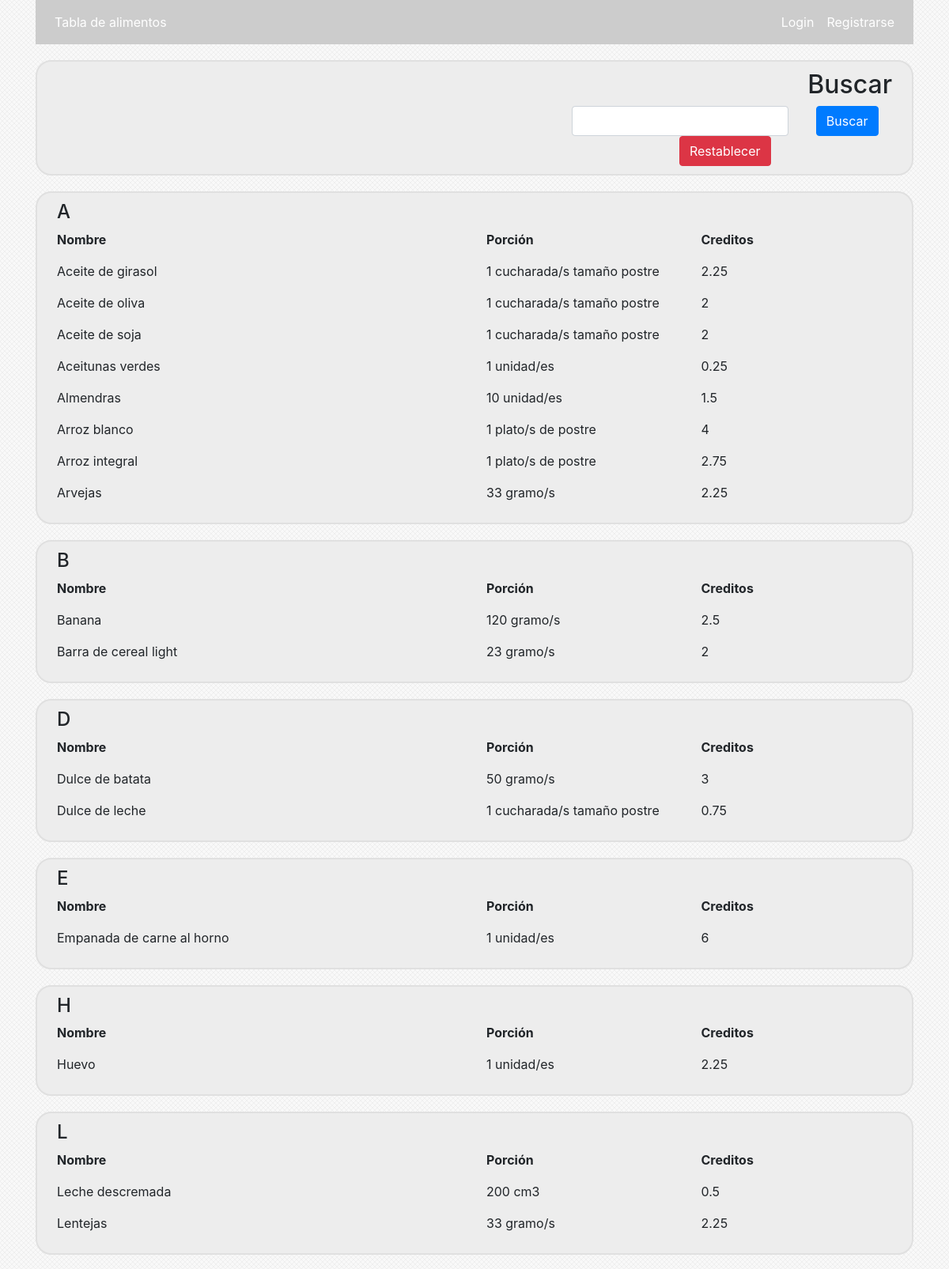
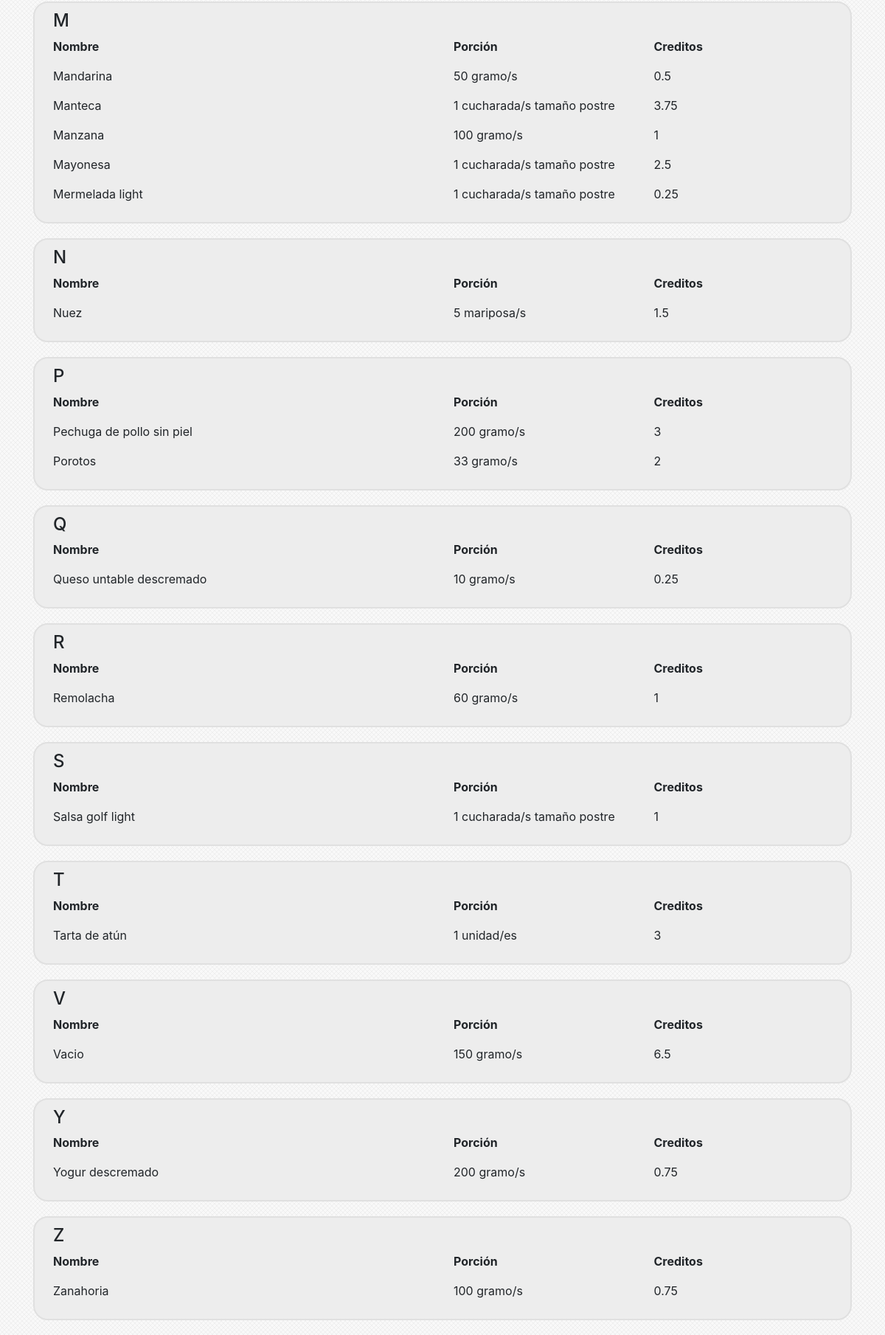
Screenshot of /tabla_alimentos.php with the database file from the repository (2 pictures, top to bottom).
### tables this page shows
CREATE TABLE IF NOT EXISTS `comida` (
  `Id_comida` int(11) NOT NULL DEFAULT '0',
  `Nombre` varchar(50) DEFAULT NULL,
  `Cant_porcion` int(11) DEFAULT NULL,
  `Cred_porcion` float DEFAULT NULL,
  `Id_unidad_cant_porcion` int(11) DEFAULT NULL,
  PRIMARY KEY (`Id_comida`),
  UNIQUE KEY `Nombre` (`Nombre`),
  KEY `Id_unidad_cant_porcion` (`Id_unidad_cant_porcion`)
);

CREATE TABLE IF NOT EXISTS `unidad_cant_porcion` (
  `Id_unidad_cant_porcion` int(11) NOT NULL DEFAULT '0',
  `Nombre` varchar(50) DEFAULT NULL,
  PRIMARY KEY (`Id_unidad_cant_porcion`)
);

### tabla_alimentos.php (the view, shortened to what this page needs)
<!DOCTYPE html>
<html>
<head>
	<link rel="stylesheet" href="css/bootstrap.min.css"/>
	<link rel="stylesheet" href="css/style.css"/>
</head>
<body>
	<div class="container">
		<?php require("php/usuario_login.php");?>
		<div class="burbuja">
			<div class="row">
				<div class="col-7">
				</div>
				<div class="col-5">
					<div>
						<h2 class="text-right">Buscar</h2>
					</div>
					<div>
						<form action="tabla_alimentos.php" class="form-inline">
							<input type="text" class="form-control margen-auto" name="b" <?php if(isset($_GET["b"])){echo "value=".$_GET["b"];} ?> />
							<input type="submit" class="btn btn-primary margen-auto" value="Buscar"/>
							<a class="btn btn-danger margen-auto" href="tabla_alimentos.php">Restablecer</a>
						</form>
					</div>
				</div>
			</div>
		</div>
		<?php
		$sql="SELECT comida.Nombre, comida.Cred_porcion, comida.Cant_porcion, unidad_cant_porcion.Nombre
		FROM comida JOIN unidad_cant_porcion ON comida.Id_unidad_cant_porcion = unidad_cant_porcion.Id_unidad_cant_porcion ";
		$sql = $sql . "ORDER BY comida.Nombre ASC";
		$resul = $bd_conexion->query($sql);
		$letra = "";
		if($resul->num_rows>0){
			while($row = $resul->fetch_array()){
				$nombre = ucfirst($row[0]);
				$creditos = $row[1];
				$cantPorcion = $row[2];
				$unidadPorcion = $row[3];
				$nuevaLetra = $nombre[0];
				if($letra != $nuevaLetra){
					if($letra != ""){
						echo '</div>';
					}
					$letra=$nuevaLetra;
					echo '<div class="burbuja">
					<h4 class="d-block">'.$letra.'</h4>
					<div class="row">
					<div class="col-6">
					<p><b>Nombre</b></p>
					</div>
					<div class="col-3">
					<p><b>Porción</b></p>
					</div>
					<div class="col-3">
					<p><b>Creditos</b></p>
					</div>
					</div>';
				}
				echo '<div class="row">
				<div class="col-6">
				<p>'.$nombre.'</p>
				</div>
				<div class="col-3">
				<p>'.$cantPorcion.' '.$unidadPorcion.'</p>
				</div>
				<div class="col-3">
				<p>'.$creditos.'</p>
				</div>
				</div>';
			}
			echo '</div>';
		}else{
			echo "error no hay registros";
			echo $bd_conexion->error;
		}
		?>
	</div>
</body>
</html>

### php/usuario_login.php (shortened to what this page needs)
<?php
$login_nombre_usuario = "";
if(isset($_COOKIE["token"]) && isset($_COOKIE["token_usuario"])){
	$token = $_COOKIE["token"];
	$token_usuario = $_COOKIE["token_usuario"];
}else{
	$token = "";
}
if ($token ==""){
	$login_nombre_usuario = "";
}
if(!isset($login_no_render)){
?>
<nav class="navbar navbar-expand-md bg-gris-oscuro">
	<ul class="navbar-nav mr-auto">
		<li class="nav-item">
			<a class="nav-link" href="tabla_alimentos.php">Tabla de alimentos</a>
		</li>
	</ul>
	<?php
	if($login_nombre_usuario==""){
		?>
		<ul class="navbar-nav">
			<li class="nav-item">
				<a class="nav-link text-right" href="login.php">Login</a>
			</li>
			<li class="nav-item">
				<a class="nav-link text-right" href="register.php">Registrarse</a>
			</li>
		</ul>
		<?php
	}
	?>
</nav>
<?php
}
?>

### css/style.css (style rules this page uses)
body { background-image: url(../img/bg.png); background-position: top left; background-repeat: repeat; background-attachment: fi; }
.bg-gris-oscuro { background-color:#cccccc; }
.bg-gris-oscuro a { transition: .5s; color:#ffffff; background-color:#cccccc; }
.burbuja { background-color:#ededed; border:#e0e0e0 2px solid; border-radius:20px; padding: 10px 25px; margin-bottom:20px; margin-top:20px; }
.margen-auto { margin:auto; }

### rows the page displays
comida: Nombre "A", Nombre "Aceite de girasol", Cant_porcion "1", Id_unidad_cant_porcion.Nombre "cucharada/s tamaño postre", Cred_porcion "2.25"
comida: Nombre "Aceite de oliva", Cant_porcion "1", Id_unidad_cant_porcion.Nombre "cucharada/s tamaño postre", Cred_porcion "2"
comida: Nombre "Aceite de soja", Cant_porcion "1", Id_unidad_cant_porcion.Nombre "cucharada/s tamaño postre", Cred_porcion "2"
comida: Nombre "Aceitunas verdes", Cant_porcion "1", Id_unidad_cant_porcion.Nombre "unidad/es", Cred_porcion "0.25"
comida: Nombre "Almendras", Cant_porcion "10", Id_unidad_cant_porcion.Nombre "unidad/es", Cred_porcion "1.5"
comida: Nombre "Arroz blanco", Cant_porcion "1", Id_unidad_cant_porcion.Nombre "plato/s de postre", Cred_porcion "4"
comida: Nombre "Arroz integral", Cant_porcion "1", Id_unidad_cant_porcion.Nombre "plato/s de postre", Cred_porcion "2.75"
comida: Nombre "Arvejas", Cant_porcion "33", Id_unidad_cant_porcion.Nombre "gramo/s", Cred_porcion "2.25"
comida: Nombre "B", Nombre "Banana", Cant_porcion "120", Id_unidad_cant_porcion.Nombre "gramo/s", Cred_porcion "2.5"
comida: Nombre "Barra de cereal light", Cant_porcion "23", Id_unidad_cant_porcion.Nombre "gramo/s", Cred_porcion "2"
comida: Nombre "D", Nombre "Dulce de batata", Cant_porcion "50", Id_unidad_cant_porcion.Nombre "gramo/s", Cred_porcion "3"
comida: Nombre "Dulce de leche", Cant_porcion "1", Id_unidad_cant_porcion.Nombre "cucharada/s tamaño postre", Cred_porcion "0.75"
comida: Nombre "E", Nombre "Empanada de carne al horno", Cant_porcion "1", Id_unidad_cant_porcion.Nombre "unidad/es", Cred_porcion "6"
comida: Nombre "H", Nombre "Huevo", Cant_porcion "1", Id_unidad_cant_porcion.Nombre "unidad/es", Cred_porcion "2.25"
comida: Nombre "L", Nombre "Leche descremada", Cant_porcion "200", Id_unidad_cant_porcion.Nombre "cm3", Cred_porcion "0.5"
comida: Nombre "Lentejas", Cant_porcion "33", Id_unidad_cant_porcion.Nombre "gramo/s", Cred_porcion "2.25"
comida: Nombre "M", Nombre "Mandarina", Cant_porcion "50", Id_unidad_cant_porcion.Nombre "gramo/s", Cred_porcion "0.5"
comida: Nombre "Manteca", Cant_porcion "1", Id_unidad_cant_porcion.Nombre "cucharada/s tamaño postre", Cred_porcion "3.75"
comida: Nombre "Manzana", Cant_porcion "100", Id_unidad_cant_porcion.Nombre "gramo/s", Cred_porcion "1"
comida: Nombre "Mayonesa", Cant_porcion "1", Id_unidad_cant_porcion.Nombre "cucharada/s tamaño postre", Cred_porcion "2.5"
comida: Nombre "Mermelada light", Cant_porcion "1", Id_unidad_cant_porcion.Nombre "cucharada/s tamaño postre", Cred_porcion "0.25"
comida: Nombre "N", Nombre "Nuez", Cant_porcion "5", Id_unidad_cant_porcion.Nombre "mariposa/s", Cred_porcion "1.5"
comida: Nombre "P", Nombre "Pechuga de pollo sin piel", Cant_porcion "200", Id_unidad_cant_porcion.Nombre "gramo/s", Cred_porcion "3"
comida: Nombre "Porotos", Cant_porcion "33", Id_unidad_cant_porcion.Nombre "gramo/s", Cred_porcion "2"
comida: Nombre "Q", Nombre "Queso untable descremado", Cant_porcion "10", Id_unidad_cant_porcion.Nombre "gramo/s", Cred_porcion "0.25"
comida: Nombre "R", Nombre "Remolacha", Cant_porcion "60", Id_unidad_cant_porcion.Nombre "gramo/s", Cred_porcion "1"
comida: Nombre "S", Nombre "Salsa golf light", Cant_porcion "1", Id_unidad_cant_porcion.Nombre "cucharada/s tamaño postre", Cred_porcion "1"
comida: Nombre "T", Nombre "Tarta de atún", Cant_porcion "1", Id_unidad_cant_porcion.Nombre "unidad/es", Cred_porcion "3"
comida: Nombre "V", Nombre "Vacio", Cant_porcion "150", Id_unidad_cant_porcion.Nombre "gramo/s", Cred_porcion "6.5"
comida: Nombre "Y", Nombre "Yogur descremado", Cant_porcion "200", Id_unidad_cant_porcion.Nombre "gramo/s", Cred_porcion "0.75"
comida: Nombre "Z", Nombre "Zanahoria", Cant_porcion "100", Id_unidad_cant_porcion.Nombre "gramo/s", Cred_porcion "0.75"
